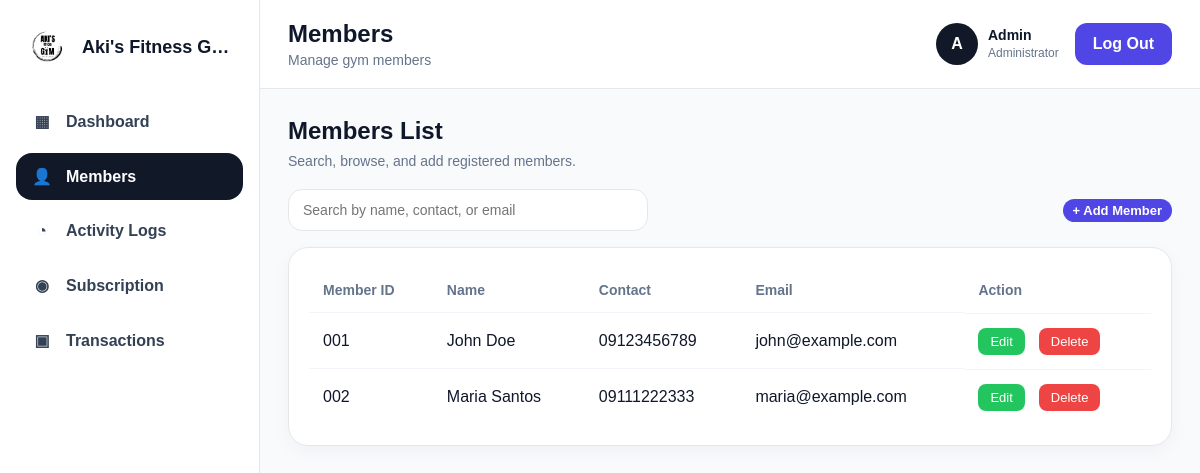
Page /pages/members.php on the earlier database version.
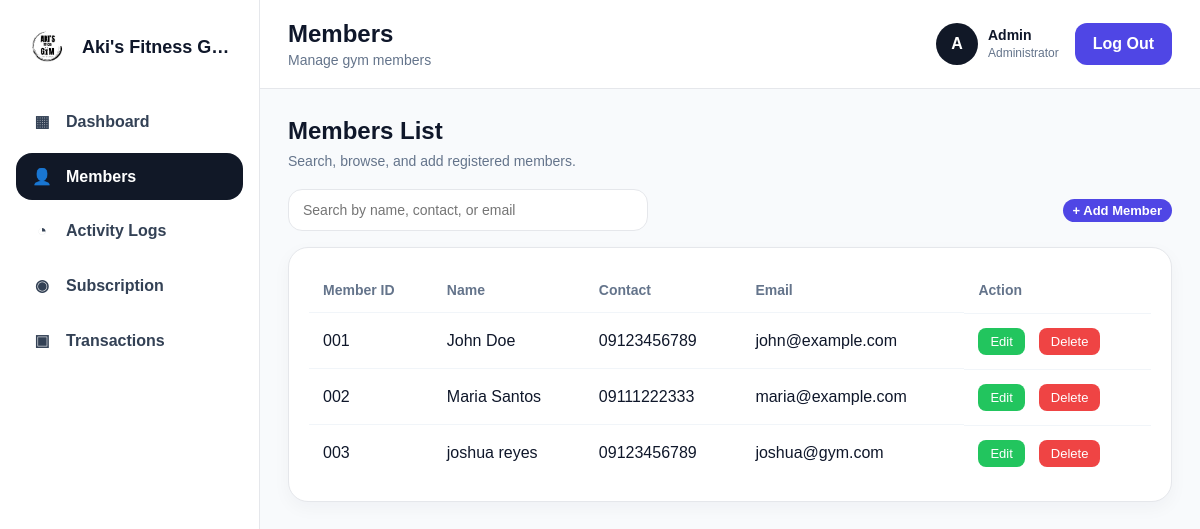
Same page on the later database version.
### tables this page shows
CREATE TABLE `tbl_member` (
  `member_id` int(11) NOT NULL,
  `member_code` varchar(20) NOT NULL,
  `first_name` varchar(100) NOT NULL,
  `last_name` varchar(100) NOT NULL,
  `gender` enum('male','female','other') DEFAULT 'other',
  `birth_date` date DEFAULT NULL,
  `email` varchar(100) DEFAULT NULL,
  `password` varchar(255) NOT NULL,
  `phone` varchar(20) DEFAULT NULL,
  `address` text DEFAULT NULL,
  `emergency_contact_name` varchar(100) DEFAULT NULL,
  `emergency_contact_phone` varchar(20) DEFAULT NULL,
  `profile_image` varchar(255) DEFAULT NULL,
  `status` enum('active','inactive','expired','banned') DEFAULT 'active',
  `joined_date` date DEFAULT curdate(),
  `created_at` timestamp NOT NULL DEFAULT current_timestamp(),
  `updated_at` timestamp NOT NULL DEFAULT current_timestamp() ON UPDATE current_timestamp()
);

### pages/members.php (the view, shortened to what this page needs)
<?php
require_once("../includes/db.php");
$members = mysqli_query($conn, "SELECT * FROM tbl_member ORDER BY member_id ASC");
?>
<!DOCTYPE html>
<html lang="en">
<head>
<link rel="stylesheet" href="/akisgym/assets/css/style.css">
</head>
<body class="saas-body">
<div class="saas-layout">
    <aside class="saas-sidebar">
        <div class="saas-brand">
            <div class="saas-brand-logo">
    <img src="../assets/logo/logo.png" alt="Gym Logo">
</div>
            <div class="saas-brand-text">Aki's Fitness Gym</div>
        </div>
        <nav class="saas-menu">
            <a href="dashboard.php" class="saas-link">
                <span class="saas-link-icon">▦</span>
                <span>Dashboard</span>
            </a>
            <a href="members.php" class="saas-link active">
                <span class="saas-link-icon">👤</span>
                <span>Members</span>
            </a>
            <a href="logs.php" class="saas-link">
                <span class="saas-link-icon">◔</span>
                <span>Activity Logs</span>
            </a>
            <a href="subscription.php" class="saas-link">
                <span class="saas-link-icon">◉</span>
                <span>Subscription</span>
            </a>
            <a href="transaction.php" class="saas-link">
                <span class="saas-link-icon">▣</span>
                <span>Transactions</span>
            </a>
        </nav>
    </aside>
    <div class="saas-main">
        <header class="saas-topbar">
            <div class="saas-topbar-left">
                <div>
                    <h2>Members</h2>
                    <p>Manage gym members</p>
                </div>
            </div>
            <div class="saas-topbar-right">
                <div class="saas-user">
                    <div class="saas-user-avatar">A</div>
                    <div>
                        <strong>Admin</strong>
                        <small>Administrator</small>
                    </div>
                </div>
                <a href="../auth/logout.php" class="saas-logout-btn">Log Out</a>
            </div>
        </header>
        <main class="saas-content">
            <div class="page-title">
                <h2>Members List</h2>
            </div>
            <div class="page-subtitle">Search, browse, and add registered members.</div>
            <div class="members-toolbar">
                <div class="members-search">
                    <input type="text" id="memberSearch" placeholder="Search by name, contact, or email">
                </div>
<div style="text-align: right;">
    <button class="add-member-btn" id="openModalBtn" style="padding: 4px 10px; font-size: 13px;">+ Add Member</button>
</div>
            <div class="members-table" style="width: 100%;">
    <table id="membersTable" style="width: 100%;">
        <thead>
            <tr>
                <th>Member ID</th>
                <th>Name</th>
                <th>Contact</th>
                <th>Email</th>
                <th>Action</th>
            </tr>
        </thead>
        <tbody>
            <?php while($row = mysqli_fetch_assoc($members)): ?>
            <tr
                data-db-id="<?php echo $row['member_id']; ?>"
                data-code="<?php echo htmlspecialchars(str_replace('MBR-', '', $row['member_code'])); ?>"
                data-name="<?php echo htmlspecialchars(trim($row['first_name'] . ' ' . $row['last_name'])); ?>"
                data-contact="<?php echo htmlspecialchars($row['phone']); ?>"
                data-email="<?php echo htmlspecialchars($row['email']); ?>"
            >
                <td><?php echo htmlspecialchars(str_replace('MBR-', '', $row['member_code'])); ?></td>
                <td><?php echo htmlspecialchars(trim($row['first_name'] . ' ' . $row['last_name'])); ?></td>
                <td><?php echo htmlspecialchars($row['phone']); ?></td>
                <td><?php echo htmlspecialchars($row['email']); ?></td>
                <td class="action-buttons">
                    <button class="edit-btn" type="button">Edit</button>
                    <a class="delete-btn" href="members.php?delete=<?php echo $row['member_id']; ?>" onclick="return confirm('Are you sure you want to delete this member?')">Delete</a>
                </td>
            </tr>
            <?php endwhile; ?>
        </tbody>
    </table>
</div>
</body>
</html>

Differences in the rows shown:
added tbl_member: member_code "003", first_name+last_name "joshua reyes", phone "09123456789", email "joshua@gym.com"
